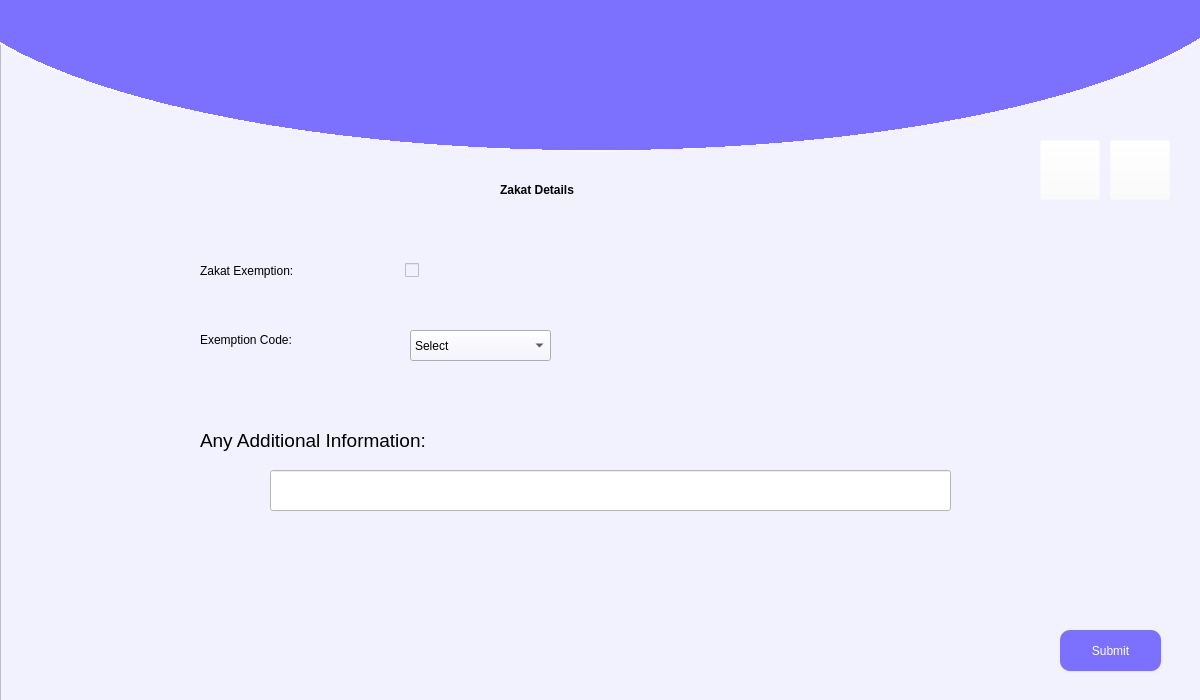
<?xml version="1.0" encoding="UTF-8"?>
<ui version="4.0">
 <class>Form</class>
 <widget class="QWidget" name="Form">
  <property name="geometry">
   <rect>
    <x>0</x>
    <y>0</y>
    <width>1200</width>
    <height>700</height>
   </rect>
  </property>
  <property name="maximumSize">
   <size>
    <width>1200</width>
    <height>700</height>
   </size>
  </property>
  <property name="windowTitle">
   <string>Form</string>
  </property>
  <widget class="QFrame" name="MainFrame">
   <property name="geometry">
    <rect>
     <x>0</x>
     <y>-20</y>
     <width>1281</width>
     <height>721</height>
    </rect>
   </property>
   <property name="styleSheet">
    <string notr="true">background-color: rgb(242, 242, 255);</string>
   </property>
   <property name="frameShape">
    <enum>QFrame::StyledPanel</enum>
   </property>
   <property name="frameShadow">
    <enum>QFrame::Raised</enum>
   </property>
   <widget class="QWidget" name="TopBlueCurve" native="true">
    <property name="geometry">
     <rect>
      <x>-100</x>
      <y>-230</y>
      <width>1400</width>
      <height>410</height>
     </rect>
    </property>
    <property name="autoFillBackground">
     <bool>false</bool>
    </property>
    <property name="styleSheet">
     <string notr="true">background-color: qradialgradient(spread:pad, cx:0.5, cy:0.5, radius:0.911, fx:0.495, fy:0.5, stop:0 rgba(124, 112, 255, 255), stop:0.522167 rgba(124, 112, 255, 255), stop:0.522685 rgba(255, 255, 255, 255), stop:0.527094 rgba(255, 255, 255, 0));
</string>
    </property>
   </widget>
   <widget class="QLabel" name="label">
    <property name="geometry">
     <rect>
      <x>500</x>
      <y>190</y>
      <width>281</width>
      <height>41</height>
     </rect>
    </property>
    <property name="styleSheet">
     <string notr="true">font: 75 18pt &quot;MS Shell Dlg 2&quot;;</string>
    </property>
    <property name="text">
     <string>&lt;html&gt;&lt;head/&gt;&lt;body&gt;&lt;p&gt;&lt;span style=&quot; font-weight:600;&quot;&gt;Zakat Details&lt;/span&gt;&lt;/p&gt;&lt;/body&gt;&lt;/html&gt;</string>
    </property>
   </widget>
   <widget class="QLabel" name="Zakatlabel">
    <property name="geometry">
     <rect>
      <x>200</x>
      <y>260</y>
      <width>211</width>
      <height>61</height>
     </rect>
    </property>
    <property name="styleSheet">
     <string notr="true">font: 14pt &quot;MS Shell Dlg 2&quot;;
font: 13pt &quot;Segoe UI Black&quot;;</string>
    </property>
    <property name="text">
     <string>Zakat Exemption:</string>
    </property>
   </widget>
   <widget class="QLabel" name="label_4">
    <property name="geometry">
     <rect>
      <x>200</x>
      <y>440</y>
      <width>321</width>
      <height>41</height>
     </rect>
    </property>
    <property name="styleSheet">
     <string notr="true">font: 13pt &quot;Segoe UI Black&quot;;</string>
    </property>
    <property name="text">
     <string>&lt;html&gt;&lt;head/&gt;&lt;body&gt;&lt;p&gt;&lt;span style=&quot; font-size:14pt;&quot;&gt;Any Additional Information:&lt;/span&gt;&lt;/p&gt;&lt;/body&gt;&lt;/html&gt;</string>
    </property>
   </widget>
   <widget class="QComboBox" name="ComboBox">
    <property name="geometry">
     <rect>
      <x>410</x>
      <y>350</y>
      <width>141</width>
      <height>31</height>
     </rect>
    </property>
    <property name="styleSheet">
     <string notr="true">font: 11pt &quot;MS Shell Dlg 2&quot;;</string>
    </property>
    <item>
     <property name="text">
      <string>Select</string>
     </property>
    </item>
    <item>
     <property name="text">
      <string>Non-Muslim</string>
     </property>
    </item>
    <item>
     <property name="text">
      <string>Foreigner</string>
     </property>
    </item>
    <item>
     <property name="text">
      <string>Due to Fiquah</string>
     </property>
    </item>
    <item>
     <property name="text">
      <string>Others</string>
     </property>
    </item>
   </widget>
   <widget class="QLabel" name="label_5">
    <property name="geometry">
     <rect>
      <x>220</x>
      <y>480</y>
      <width>231</width>
      <height>20</height>
     </rect>
    </property>
    <property name="text">
     <string/>
    </property>
   </widget>
   <widget class="QCheckBox" name="zakatBox">
    <property name="geometry">
     <rect>
      <x>405</x>
      <y>260</y>
      <width>51</width>
      <height>61</height>
     </rect>
    </property>
    <property name="styleSheet">
     <string notr="true">font: 11pt &quot;MS Shell Dlg 2&quot;;</string>
    </property>
    <property name="text">
     <string/>
    </property>
   </widget>
   <widget class="QLabel" name="label_3">
    <property name="geometry">
     <rect>
      <x>200</x>
      <y>330</y>
      <width>191</width>
      <height>61</height>
     </rect>
    </property>
    <property name="styleSheet">
     <string notr="true">font: 13pt &quot;Segoe UI Black&quot;;</string>
    </property>
    <property name="text">
     <string>&lt;html&gt;&lt;head/&gt;&lt;body&gt;&lt;p&gt; Exemption Code:&lt;/p&gt;&lt;/body&gt;&lt;/html&gt;</string>
    </property>
   </widget>
   <widget class="QPushButton" name="forward">
    <property name="geometry">
     <rect>
      <x>1110</x>
      <y>160</y>
      <width>60</width>
      <height>60</height>
     </rect>
    </property>
    <property name="cursor">
     <cursorShape>PointingHandCursor</cursorShape>
    </property>
    <property name="styleSheet">
     <string notr="true">background-color: rgba(255, 255, 255, 0);</string>
    </property>
    <property name="text">
     <string/>
    </property>
    <property name="icon">
     <iconset>
      <normaloff>../Images/arroe_right.png</normaloff>../Images/arroe_right.png</iconset>
    </property>
    <property name="iconSize">
     <size>
      <width>60</width>
      <height>60</height>
     </size>
    </property>
   </widget>
   <widget class="QPushButton" name="back">
    <property name="geometry">
     <rect>
      <x>1040</x>
      <y>160</y>
      <width>60</width>
      <height>60</height>
     </rect>
    </property>
    <property name="cursor">
     <cursorShape>PointingHandCursor</cursorShape>
    </property>
    <property name="styleSheet">
     <string notr="true">background-color: rgba(255, 255, 255, 0);</string>
    </property>
    <property name="text">
     <string/>
    </property>
    <property name="icon">
     <iconset>
      <normaloff>../Images/arroe_left.png</normaloff>../Images/arroe_left.png</iconset>
    </property>
    <property name="iconSize">
     <size>
      <width>60</width>
      <height>60</height>
     </size>
    </property>
   </widget>
   <widget class="QPushButton" name="Save">
    <property name="geometry">
     <rect>
      <x>1060</x>
      <y>650</y>
      <width>101</width>
      <height>41</height>
     </rect>
    </property>
    <property name="cursor">
     <cursorShape>PointingHandCursor</cursorShape>
    </property>
    <property name="styleSheet">
     <string notr="true">background-color: rgb(124, 112, 255);
color: rgb(255, 255, 255);
font: 87 14pt &quot;Segoe UI Black&quot;;
border-radius: 10px</string>
    </property>
    <property name="text">
     <string>Submit</string>
    </property>
   </widget>
   <widget class="QLineEdit" name="textEdit">
    <property name="geometry">
     <rect>
      <x>270</x>
      <y>490</y>
      <width>681</width>
      <height>41</height>
     </rect>
    </property>
    <property name="styleSheet">
     <string notr="true">background-color: rgb(255, 255, 255);</string>
    </property>
   </widget>
   <widget class="QPushButton" name="pushButton">
    <property name="geometry">
     <rect>
      <x>430</x>
      <y>30</y>
      <width>360</width>
      <height>150</height>
     </rect>
    </property>
    <property name="styleSheet">
     <string notr="true">background-color: rgba(255, 255, 255, 0);</string>
    </property>
    <property name="text">
     <string/>
    </property>
    <property name="icon">
     <iconset>
      <normaloff>../Images/Logo.png</normaloff>../Images/Logo.png</iconset>
    </property>
    <property name="iconSize">
     <size>
      <width>350</width>
      <height>350</height>
     </size>
    </property>
    <property name="flat">
     <bool>true</bool>
    </property>
   </widget>
  </widget>
 </widget>
 <resources>
  <include location="image.qrc"/>
 </resources>
 <connections/>
</ui>
